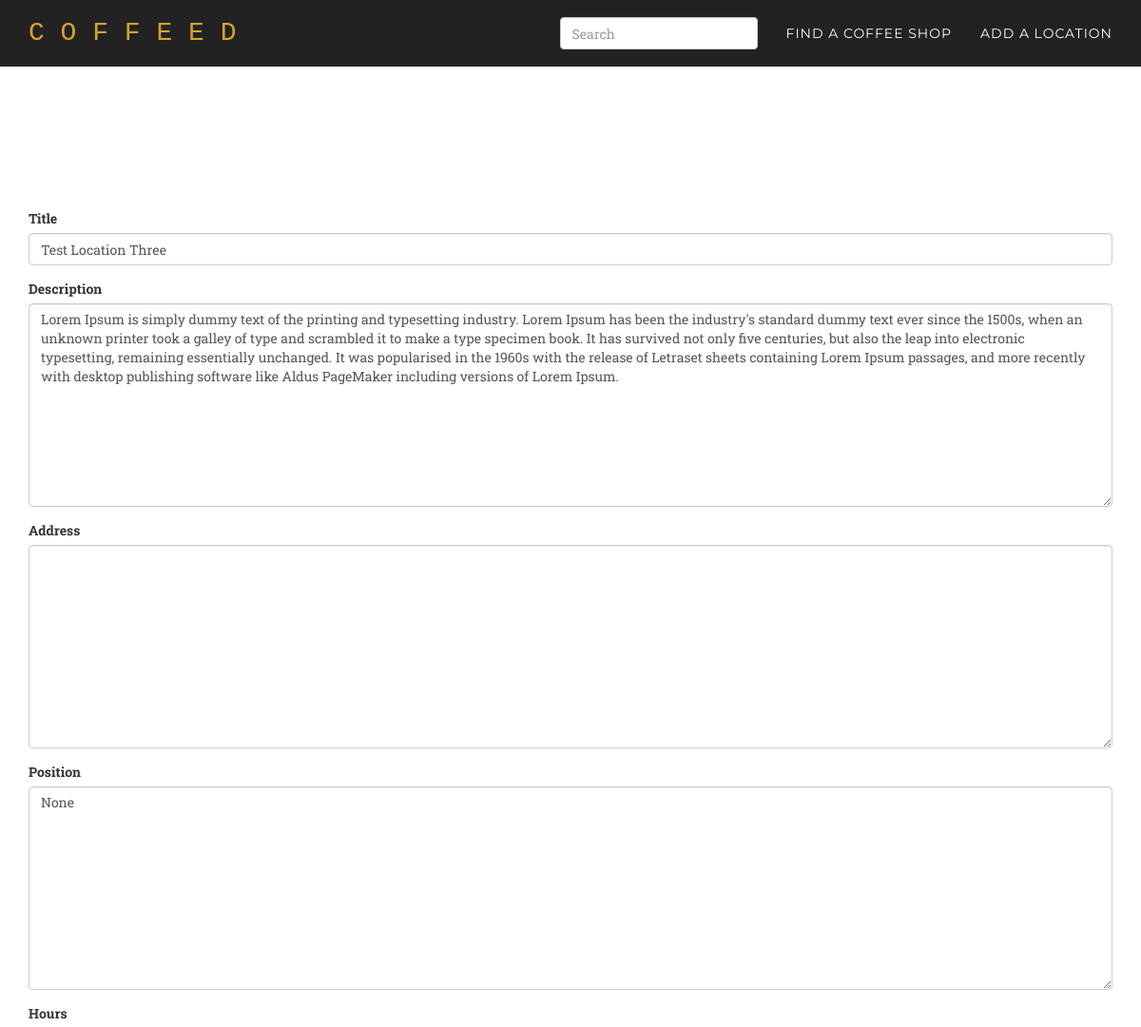
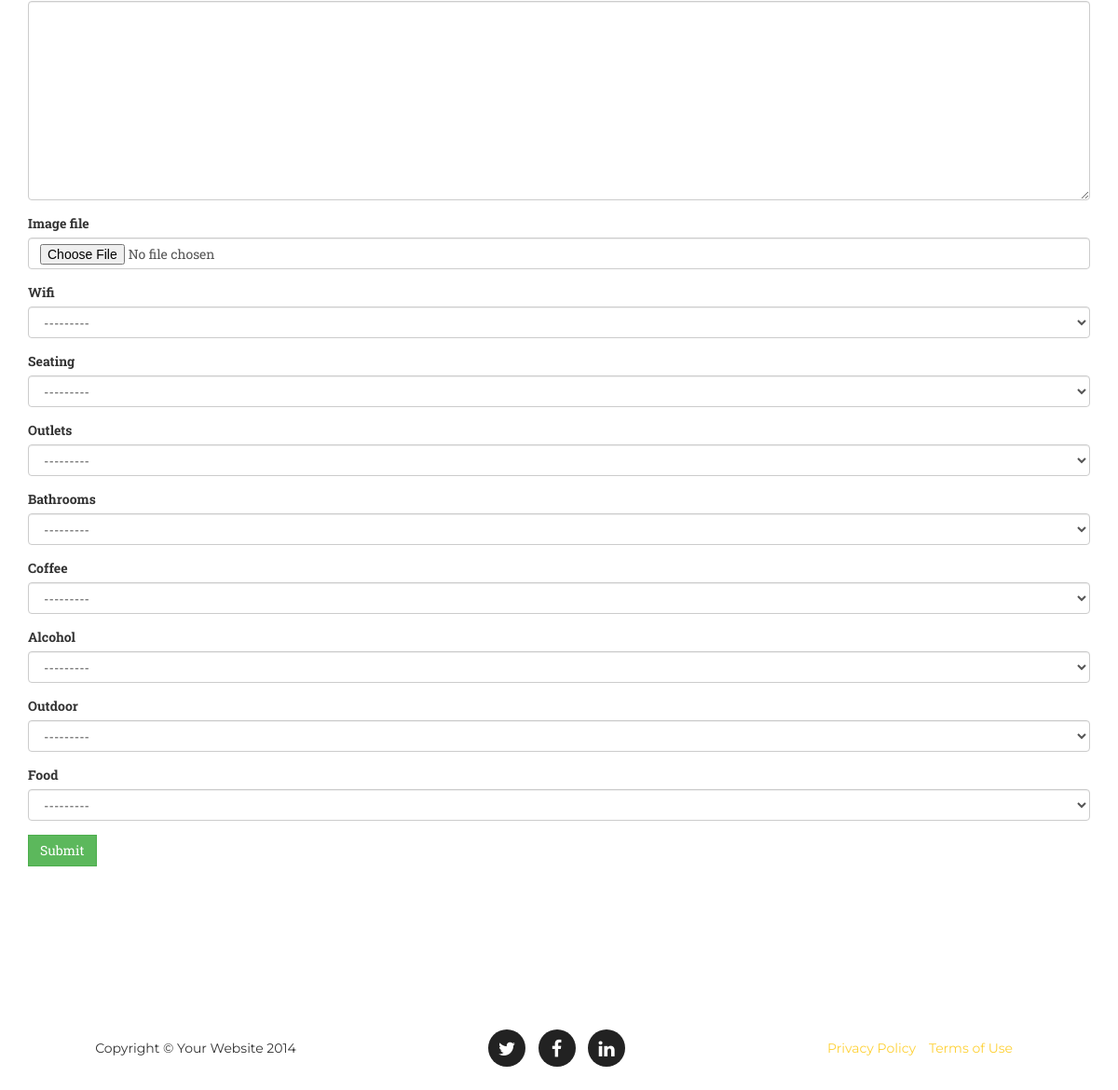
The app's page /location/4/update/ (signed in) with its own data (2 pictures, top to bottom).
### core/models.py (models this page shows, shortened)
class Location(models.Model):
    title = models.CharField(max_length=300)
    description = models.TextField(null=True, blank=True)
    address = models.TextField(null=True, blank=True)
    position = GeopositionField(null=True, blank=True)
    hours = models.TextField(null=True, blank=True)
    image_file = models.ImageField(upload_to=upload_to_location, null=True, blank=True)
    created_at = models.DateTimeField(auto_now_add=True)
    wifi = models.IntegerField(choices=WIFI_CHOICES, null=True, blank=True)
    seating = models.IntegerField(choices=PLURAL_CHOICES, null=True, blank=True)
    outlets = models.IntegerField(choices=PLURAL_CHOICES, null=True, blank=True)
    bathrooms = models.IntegerField(choices=YESNO_CHOICES, null=True, blank=True)
    coffee = models.IntegerField(choices=COFFEE_CHOICES, null=True, blank=True)
    alcohol = models.IntegerField(choices=YESNO_CHOICES, null=True, blank=True)
    outdoor = models.IntegerField(choices=YESNO_CHOICES, null=True, blank=True)
    food = models.IntegerField(choices=YESNO_CHOICES, null=True, blank=True)

### core/views.py (the view)
# urls.py: url(r'location/(?P<pk>\d+)/update/$', login_required(coreviews.LocationUpdateView.as_view()), name='location_update'),
class LocationUpdateView(UpdateView):
    model = coremodels.Location
    template_name = 'base/form.html'
    fields = "__all__"

### templates/base/form.html (shortened to what this page needs)
{% extends "base/theme.html" %}
{% load widget_tweaks %}
{% block main_content %}
<div class="header-buffer">
</div>
<section id="services">
    <div class="container">
        <div class="row">
            {% if form %}
            <div class="col-md-12">
                <form action="" method="post" enctype="multipart/form-data">{% csrf_token %}{{ form.media }}
                    {% for field in form %}
                    <div class="form-group warning">
                        <label for="exampleInputFile">{{ field.label }}</label>
                        {{ field|add_class:"form-control"}}
                    </div>
                    {% endfor %}
                    <input type="submit" class="btn btn-success" role="button" value="{{ verb|default:"Submit" }}" />
                </form>
            </div>
            {% endif %}
        </div>
    </div>
</section>
{% endblock %}

### static/css/agency.css (style rules this page uses)
body { overflow-x: hidden; font-family: "Roboto Slab","Helvetica Neue",Helvetica,Arial,sans-serif; }
section { padding: 100px 0; }
@media (min-width:768px) { section { padding: 150px 0; } }
body { webkit-tap-highlight-color: #fed136; }
.header-buffer { height:70px; }
.btn { border-radius: 0px; }

### records on screen
Location: form "Test Location Three" "Lorem Ipsum is simply dummy text of the printing and typesetting industry. Lorem Ipsum has been the industry's standard dummy text ever since the 1500s, when an unknown printer took a galley of type and scrambled it to make a type specimen book. It has survived not only five centuries, but also the leap into electronic typesetting, remaining essentially unchanged. It was popularised in the 1960s with the release of Letraset sheets containing Lorem Ipsum passages, and more recently with desktop publishing software like Aldus PageMaker including versions of Lorem Ipsum." "None" "---------" "---------" "---------" "---------" "---------" "---------" "---------" "---------"

### other values on screen
{{ field.label }} "Title" "Description" "Address" "Position" "Hours" "Image file" "Wifi" "Seating" "Outlets" "Bathrooms" "Coffee" "Alcohol" "Outdoor" "Food"
